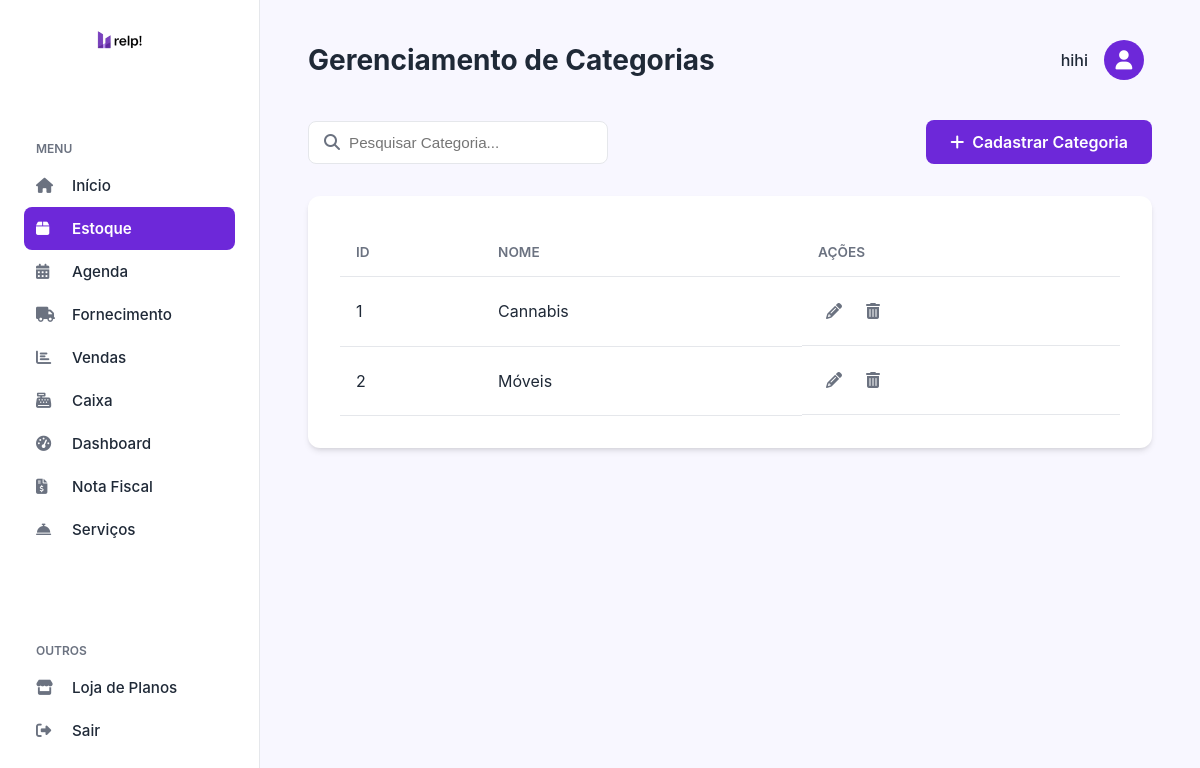
The app's page /categorias.php (signed in), older data.
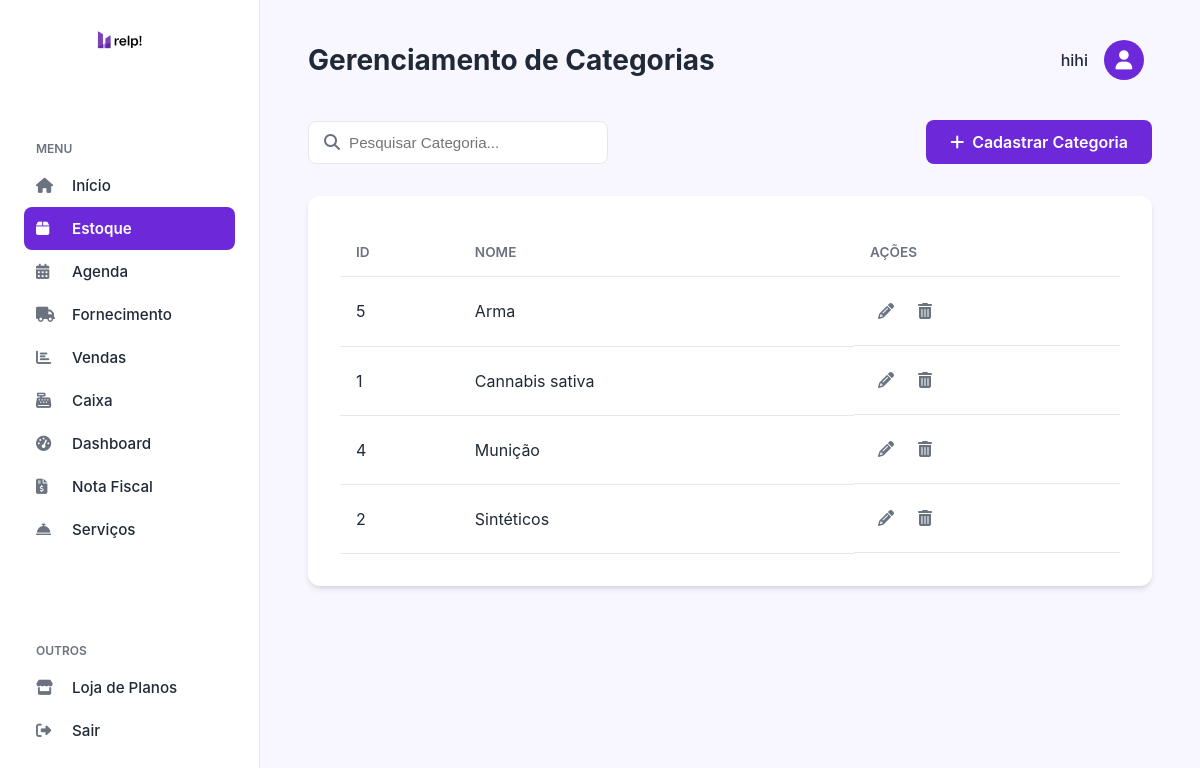
The same page, newer data.
### tables this page shows
CREATE TABLE `categorias` (
  `id` int(11) NOT NULL,
  `nome` varchar(100) NOT NULL
);

### categorias.php (the view, shortened to what this page needs)
<?php
include_once('config.php');
$sql = "SELECT * FROM categorias ORDER BY nome ASC";
$stmt = $pdo->prepare($sql);
$stmt->execute();
$categorias = $stmt->fetchAll(PDO::FETCH_ASSOC);
$nome_empresa = $_SESSION['nome_empresa'] ?? 'Empresa';
?>
<!DOCTYPE html>
<html lang="pt-br">
<head>
    <link rel="stylesheet" href="https://cdnjs.cloudflare.com/ajax/libs/font-awesome/6.4.0/css/all.min.css">
    <link rel="stylesheet" href="css/sistema.css">
    <link rel="stylesheet" href="css/estoque.css">
</head>
<body>
    <nav class="sidebar">
        <div class="sidebar-logo"><img class="logo" src="img/relplogo.png" alt="Relp! Logo" style="width: 100px;"></div>
        <div class="menu-section">
            <h6>MENU</h6>
            <ul class="menu-list">
                <li><a href="sistema.php"><i class="fas fa-home"></i> Início</a></li>
                <li><a href="estoque.php" class="active"><i class="fas fa-box"></i> Estoque</a></li>
                <li><a href="#"><i class="fas fa-calendar-alt"></i> Agenda</a></li>
                <li><a href="fornecedores.php"><i class="fas fa-truck"></i> Fornecimento</a></li>
                <li><a href="#"><i class="fas fa-chart-bar"></i> Vendas</a></li>
                <li><a href="caixa.php"><i class="fas fa-cash-register"></i> Caixa</a></li>
                <li><a href="#"><i class="fas fa-tachometer-alt"></i> Dashboard</a></li>
                <li><a href="#"><i class="fas fa-file-invoice-dollar"></i> Nota Fiscal</a></li>
                <li><a href="#"><i class="fas fa-concierge-bell"></i> Serviços</a></li>
            </ul>
        </div>
        <div class="menu-section outros">
            <h6>OUTROS</h6>
            <ul class="menu-list">
                <li><a href="#"><i class="fas fa-store"></i> Loja de Planos</a></li>
                <li><a href="sair.php"><i class="fas fa-sign-out-alt"></i> Sair</a></li>
            </ul>
        </div>
    </nav>
    <main class="main-content">
        <header class="main-header">
            <h2>Gerenciamento de Categorias</h2>
            <div class="user-profile"><span><?= htmlspecialchars($nome_empresa) ?></span>
                <div class="avatar"><i class="fas fa-user"></i></div>
            </div>
        </header>
        <div class="actions-container">
            <div class="search-bar"><i class="fas fa-search"></i><input type="text"
                    placeholder="Pesquisar Categoria..."></div>
            <a href="categoria_formulario.php" class="btn-primary"><i class="fas fa-plus"></i> Cadastrar Categoria</a>
        </div>
        <div class="table-container">
            <table>
                <thead>
                    <tr>
                        <th>ID</th>
                        <th>Nome</th>
                        <th>Ações</th>
                    </tr>
                </thead>
                <tbody>
                    <?php if (empty($categorias)): ?>
                        <tr>
                            <td colspan="3" class="text-center">Nenhuma categoria cadastrada.</td>
                        </tr>
                    <?php else: ?>
                        <?php foreach ($categorias as $categoria): ?>
                            <tr>
                                <td><?= htmlspecialchars($categoria['id']) ?></td>
                                <td><?= htmlspecialchars($categoria['nome']) ?></td>
                                <td class="actions">
                                    <a href="categoria_formulario.php?id=<?= $categoria['id'] ?>" class="btn-action btn-edit">
                                        <i class="fas fa-pencil-alt"></i> </a>
                                    <a href="excluir_categoria.php?id=<?= $categoria['id'] ?>" class="btn-action btn-delete">
                                        <i class="fas fa-trash-alt"></i> </a>
                                </td>
                            </tr>
                        <?php endforeach; ?>
                    <?php endif; ?>
                </tbody>
            </table>
        </div>
    </main>
</body>
</html>

Row changes from the older to the newer data that the page shows:
added categorias: id "5", nome "Arma"
changed categorias id 1: nome "Cannabis" → "Cannabis sativa"
added categorias: id "4", nome "Munição"
changed categorias id 2: nome "Móveis" → "Sintéticos"
